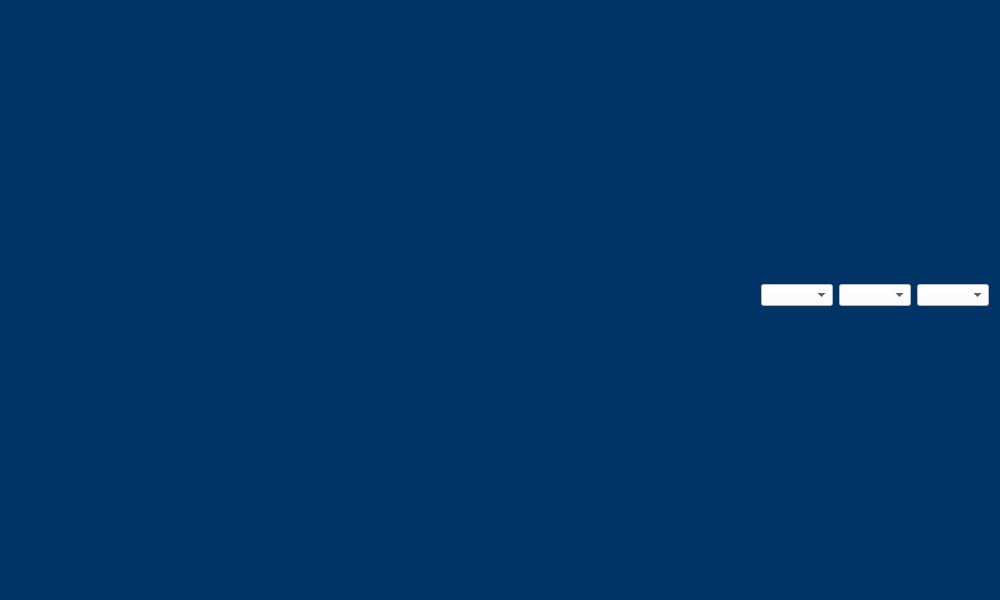
<?xml version="1.0" encoding="UTF-8"?>
<ui version="4.0">
 <class>Dialog</class>
 <widget class="QDialog" name="Dialog">
  <property name="geometry">
   <rect>
    <x>0</x>
    <y>0</y>
    <width>1000</width>
    <height>600</height>
   </rect>
  </property>
  <property name="minimumSize">
   <size>
    <width>1000</width>
    <height>600</height>
   </size>
  </property>
  <property name="windowTitle">
   <string>Dialog</string>
  </property>
  <property name="styleSheet">
   <string notr="true">QPushButton{
	font-family: Font Awesome;
	color: White;
	background-color: rgba(22, 42, 75 , 255);
	border: none;
	font-size: 14px;
 	text-align: center;
     display: inline-block;
	min-height: 25;
	min-width: 40;
	padding-left: 4px;
	padding-right: 4px;
}

QPushButton:hover{
	background-color:  rgba(15, 35, 68 , 255);
}

QPushButton:pressed{
	background-color:  rgba(8, 28, 61 , 255);
}

QPushButton:disabled{
	background-color:  rgba(40, 60, 100 , 255);
}

QLabel{
	font-size: 12px;
	color: White;
	min-height: 30px;
	max-height: 30px;
}

QDialog, QScrollArea, QWidget{
	background-color: rgb(0, 51, 102);
}

QComboBox{
	background-color:white;
}

QTabWidget::pane{
	background-color:  rgba(32, 52, 85 , 255);
	border-style: solid;
  	border-width: 1px;
}

QTabWidget QTabBar::tab{
	background-color:  rgba(32, 52, 85 , 255);
	border-top: rgba(42, 62, 95 , 255);
	border-left: rgba(42, 62, 95 , 255);
	border-right: rgba(42, 62, 95 , 255);
	border-bottom: rgba(32, 52, 85 , 255);
	border-style: solid;
  	border-width: 1px;
	margin-right: 1px;
	margin-leftt: 1px;
	margin-top: 1px;
	padding: 2px;
	height: 25px; 
	color: White;
}

QTabBar::tab:selected{
	background-color:  rgba(39, 59, 89 , 255);
}

QTabBar::tab:!selected {
	margin-top: 2px; 
}

QTabBar::tab:hover{
	background-color: rgba(52, 72, 105 , 255);
}

QHLine, QVLine, Line{
	background-color: #2fa7d4
}
</string>
  </property>
  <property name="sizeGripEnabled">
   <bool>false</bool>
  </property>
  <layout class="QVBoxLayout" name="verticalLayout_2" stretch="1,40">
   <item>
    <layout class="QHBoxLayout" name="horizontalLayout">
     <item>
      <spacer name="horizontalSpacer">
       <property name="orientation">
        <enum>Qt::Horizontal</enum>
       </property>
       <property name="sizeHint" stdset="0">
        <size>
         <width>40</width>
         <height>20</height>
        </size>
       </property>
      </spacer>
     </item>
     <item>
      <widget class="QComboBox" name="cbx_channel"/>
     </item>
     <item>
      <widget class="QComboBox" name="cbx_group"/>
     </item>
     <item>
      <widget class="QComboBox" name="cbx_dist"/>
     </item>
    </layout>
   </item>
   <item>
    <layout class="QHBoxLayout" name="horizontalLayout_3">
     <item>
      <layout class="QVBoxLayout" name="vl_text">
       <property name="leftMargin">
        <number>15</number>
       </property>
       <property name="topMargin">
        <number>5</number>
       </property>
       <property name="rightMargin">
        <number>15</number>
       </property>
       <property name="bottomMargin">
        <number>5</number>
       </property>
      </layout>
     </item>
     <item>
      <layout class="QVBoxLayout" name="vl_data">
       <property name="leftMargin">
        <number>5</number>
       </property>
       <property name="topMargin">
        <number>5</number>
       </property>
       <property name="rightMargin">
        <number>5</number>
       </property>
       <property name="bottomMargin">
        <number>5</number>
       </property>
      </layout>
     </item>
    </layout>
   </item>
  </layout>
 </widget>
 <resources/>
 <connections/>
</ui>
